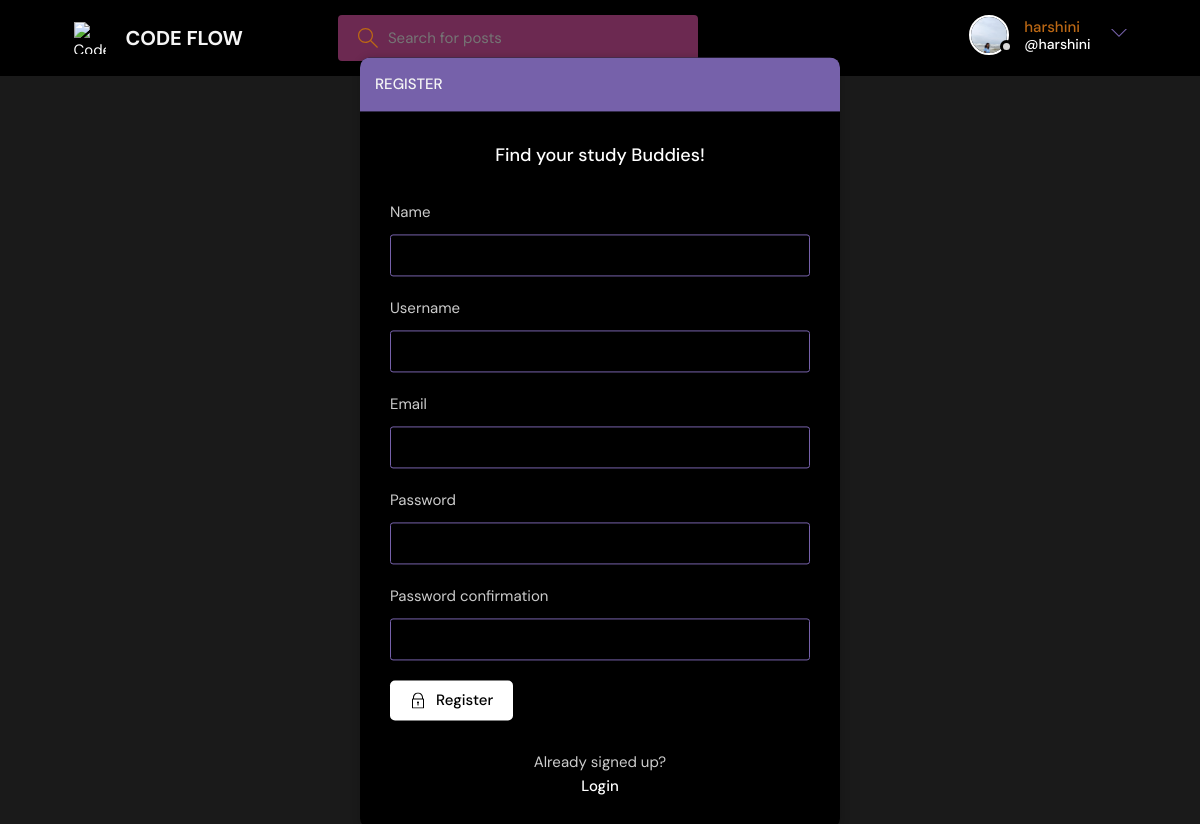
Page /register/ (signed in) on the committed database.
### base/models.py (models this page shows)
class User(AbstractUser):
    name = models.CharField(max_length=200, null=True)
    email = models.EmailField(unique=True, null=True)
    bio = models.TextField(null=True)
    avatar = models.ImageField(null=True, default="avatar.svg")
    USERNAME_FIELD = 'email'
    REQUIRED_FIELDS = ['username', 'password']

### base/views.py (the view, shortened to what this page needs)
# urls.py: path('register/', views.registerPage, name="register"),
def registerPage(request):
    form = MyUserCreationForm()
    return render(request, 'base/login_register.html', {'form': form})

### base/forms.py
class MyUserCreationForm(UserCreationForm):
    class Meta:
        model = User
        fields = ['name', 'username', 'email', 'password1', 'password2']

### base/templates/base/login_register.html (shortened to what this page needs)
{% extends 'main.html' %}
{% block content %}
<main class="auth-page layout">
  {% if page == 'login' %}
  <div class="container">
    <div class="layout__box">
      <div class="layout__boxHeader">
        <div class="layout__boxTitle">
          <h3>Login</h3>
        </div>
      </div>
      <div class="layout__body">
        <h2 class="auth__tagline">Find Your Study Buddies!</h2>
        <form class="form" action="" method="POST">
          {% csrf_token %}
          <div class="form__group form__group">
            <label for="room_name">Email</label>
            <input id="username" name="email" type="email" placeholder="e.g. dennis_ivy@email.com" />
          </div>
          <div class="form__group">
            <label for="password">Password</label>
            <input id="password" name="password" type="password"
              placeholder="&bull;&bull;&bull;&bull;&bull;&bull;&bull;&bull;" />
          </div>
          <button class="btn btn--main" type="submit">
            <svg version="1.1" xmlns="http://www.w3.org/2000/svg" width="32" height="32" viewBox="0 0 32 32">
              <title>lock</title>
              <path
                d="M27 12h-1v-2c0-5.514-4.486-10-10-10s-10 4.486-10 10v2h-1c-0.553 0-1 0.447-1 1v18c0 0.553 0.447 1 1 1h22c0.553 0 1-0.447 1-1v-18c0-0.553-0.447-1-1-1zM8 10c0-4.411 3.589-8 8-8s8 3.589 8 8v2h-16v-2zM26 30h-20v-16h20v16z">
              </path>
              <path
                d="M15 21.694v4.306h2v-4.306c0.587-0.348 1-0.961 1-1.694 0-1.105-0.895-2-2-2s-2 0.895-2 2c0 0.732 0.413 1.345 1 1.694z">
              </path>
            </svg>
            Login
          </button>
        </form>
        <div class="auth__action">
          <p>Haven't signed up yet?</p>
          <a href="{% url 'register' %}" class="btn btn--link">Sign Up</a>
        </div>
      </div>
    </div>
  </div>
  {% else %}
  <div class="container">
    <div class="layout__box">
      <div class="layout__boxHeader">
        <div class="layout__boxTitle">
          <h3>Register</h3>
        </div>
      </div>
      <div class="layout__body">
        <h2 class="auth__tagline">Find your study Buddies!</h2>
        <form class="form" action="" method="POST">
          {% for field in form %}
          <div class="form__group form__group">
            <label for="room_name">{{field.label}}</label>
            {{field}}
          </div>
          {% endfor %}
          <button class="btn btn--main" type="submit">
            Register
          </button>
        </form>
        <div class="auth__action">
          <p>Already signed up?</p>
          <a href="{% url 'login' %}" class="btn btn--link">Login</a>
        </div>
      </div>
    </div>
  </div>
  {% endif %}
</main>
{% endblock content %}

### templates/navbar.html (shortened to what this page needs)
{% load static %}
<header class="header header--loggedIn">
    <div class="container">
        <a href="{% url 'home' %}" class="header__logo">
            <img src="{% static 'images/logo.jpeg' %}" alt="Code Flow Logo" />
            <h1>CODE FLOW</h1>
        </a>
        <form class="header__search" method="GET" action="{% url 'home' %}">
            <label>
                <input name="q" placeholder="Search for posts" />
            </label>
        </form>
        <nav class="header__menu">
            {% if request.user.is_authenticated %}
            <div class="header__user">
                <a href="{% url 'update-user' %}">
                    <div class="avatar avatar--medium active">
                        <img src="{{request.user.avatar.url}}" />
                    </div>
                    <p>{{request.user.username}} <span>@{{request.user.username}}</span></p>
                </a>
                <button class="dropdown-button">
                    <svg version="1.1" xmlns="http://www.w3.org/2000/svg" width="32" height="32" viewBox="0 0 32 32">
                        <title>chevron-down</title>
                        <path d="M16 21l-13-13h-3l16 16 16-16h-3l-13 13z"></path>
                    </svg>
                </button>
            </div>
            {% else %}
            <a href="{% url 'login' %}">
                <img src="{% static 'images/avatar.svg' %}" />
                <p>Login</p>
            </a>
            {% endif %}
        </nav>
    </div>
</header>

### rows in the picture
User: user.avatar (picture), user.username "harshini"

### other values in the picture
{{ field.label }} "Name" "Username" "Email" "Password" "Password confirmation"
